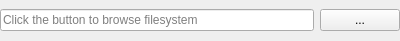
<?xml version="1.0" encoding="UTF-8"?>
<ui version="4.0">
 <class>FileLineEdit</class>
 <widget class="QWidget" name="FileLineEdit">
  <property name="geometry">
   <rect>
    <x>0</x>
    <y>0</y>
    <width>400</width>
    <height>41</height>
   </rect>
  </property>
  <property name="sizePolicy">
   <sizepolicy hsizetype="Expanding" vsizetype="Expanding">
    <horstretch>0</horstretch>
    <verstretch>0</verstretch>
   </sizepolicy>
  </property>
  <property name="windowTitle">
   <string>Form</string>
  </property>
  <layout class="QHBoxLayout" name="horizontalLayout">
   <property name="margin">
    <number>0</number>
   </property>
   <item>
    <widget class="QLineEdit" name="lineEdit">
     <property name="placeholderText">
      <string>Click the button to browse filesystem</string>
     </property>
    </widget>
   </item>
   <item>
    <widget class="QPushButton" name="browseButton">
     <property name="toolTip">
      <string>Browse file system</string>
     </property>
     <property name="text">
      <string>...</string>
     </property>
    </widget>
   </item>
  </layout>
 </widget>
 <resources/>
 <connections/>
</ui>
